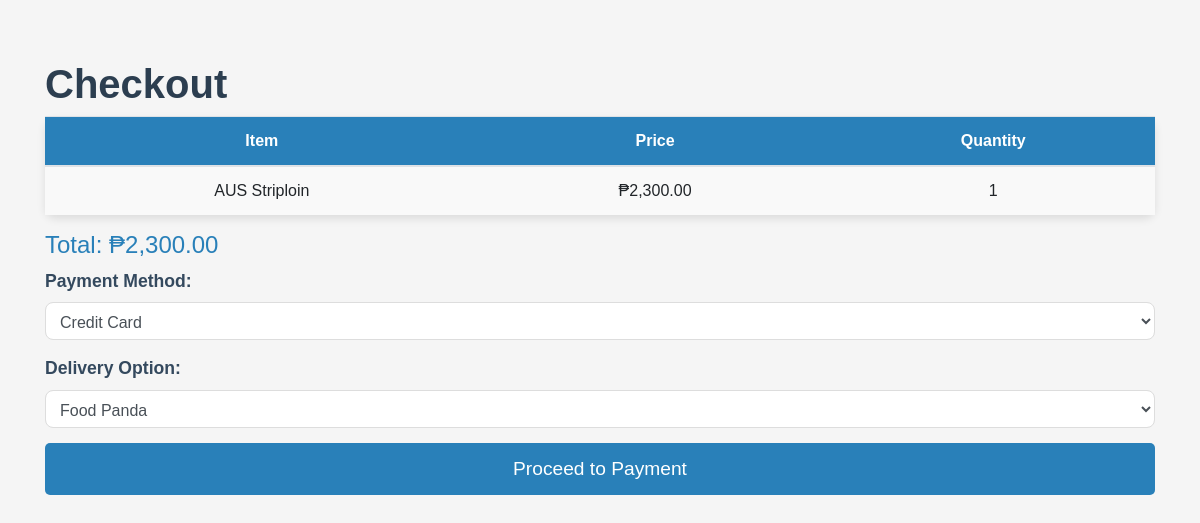
Screenshot of /checkout.php (signed in) with the database file from the repository.
### tables this page shows
CREATE TABLE `cart` (
  `cart_id` int(11) NOT NULL,
  `user_id` int(11) NOT NULL,
  `item_id` int(11) NOT NULL,
  `quantity` int(11) DEFAULT 1
);

CREATE TABLE `menuitems` (
  `item_id` int(11) NOT NULL,
  `name` varchar(100) NOT NULL,
  `price` decimal(10,2) NOT NULL
);

### checkout.php (the view, shortened to what this page needs)
<?php
include('db_connection.php');
$user_id = $_SESSION['user_id'];
$result = $conn->query("SELECT MenuItems.name, MenuItems.price, Cart.quantity
                        FROM Cart JOIN MenuItems ON Cart.item_id = MenuItems.item_id
                        WHERE Cart.user_id = $user_id");
$total_price = 0;
?>
<!DOCTYPE html>
<html lang="en">
<head>
    <link rel="stylesheet" href="https://stackpath.bootstrapcdn.com/bootstrap/4.5.2/css/bootstrap.min.css">
</head>
<body>
    <div class="container">
        <h2>Checkout</h2>
        <table class="table">
            <thead>
                <tr>
                    <th>Item</th>
                    <th>Price</th>
                    <th>Quantity</th>
                </tr>
            </thead>
            <tbody>
                <?php while ($row = $result->fetch_assoc()): ?>
                    <tr>
                        <td><?php echo $row['name']; ?></td>
                        <td>₱<?php echo number_format($row['price'], 2); ?></td>
                        <td><?php echo $row['quantity']; ?></td>
                    </tr>
                    <?php $total_price += $row['price'] * $row['quantity']; ?>
                <?php endwhile; ?>
            </tbody>
        </table>
        <h4>Total: ₱<?php echo number_format($total_price, 2); ?></h4>
        <form action="process_payment.php" method="POST">
            <div class="form-group">
                <label for="payment_method">Payment Method:</label>
                <select name="payment_method" class="form-control">
                    <option value="CreditCard">Credit Card</option>
                </select>
            </div>
            <div class="form-group">
                <label for="delivery_option">Delivery Option:</label>
                <select name="delivery_option" class="form-control">
                    <option value="Food Panda">Food Panda</option>
                </select>
            </div>
            <button type="submit" class="btn-custom">Proceed to Payment</button>
        </form>
    </div>
</body>
</html>

### checkout.php (style rules this page uses)
body { background-color: #f5f5f5; color: #333333; font-family: 'Arial', sans-serif; }
.container { margin-top: 60px; }
h2 { font-size: 2.5rem; font-weight: bold; color: #2c3e50; }
h4 { font-size: 1.5rem; color: #2980b9; }
table { background-color: #ffffff; border-radius: 10px; box-shadow: 0 4px 8px rgba(0, 0, 0, 0.1); margin-bottom: 30px; }
th, td { padding: 15px; text-align: center; font-size: 1rem; }
th { background-color: #2980b9; color: #fff; }
td { background-color: #f9f9f9; }
.form-group { margin-bottom: 15px; }
label { font-size: 1.1rem; color: #34495e; font-weight: 600; }
.form-control { border-radius: 8px; border: 1px solid #ddd; padding: 10px; font-size: 1rem; }
.btn-custom { background-color: #2980b9; color: white; border: none; font-size: 1.2rem; padding: 12px 20px; border-radius: 5px; width: 100%; }

### rows the page displays
cart: item.name "AUS Striploin", item.price "2,300.00", quantity "1"

### other values shown
$total_price "2,300.00"
